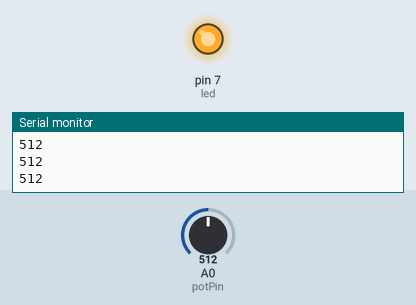
The sketch below on a simulated Arduino Uno, built with avr-gcc and run on an emulated ATmega328P. On the bench: output pins drawn as LEDs (lit = HIGH), the last lines printed to the serial monitor. The test bench sets the inputs (shaded band); at power-on: A0 (potPin) = 512.

Above: at 1.3 s.
1.4 s: A0 (potPin) set to 139
2.9 s: A0 (potPin) set to 115
At 4.0 s:
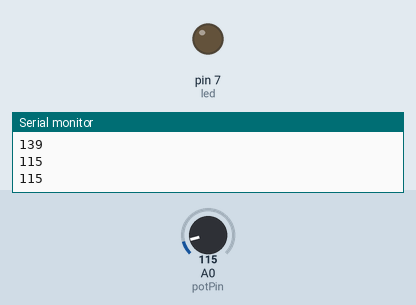
4.5 s: A0 (potPin) set to 306
At 5.2 s:
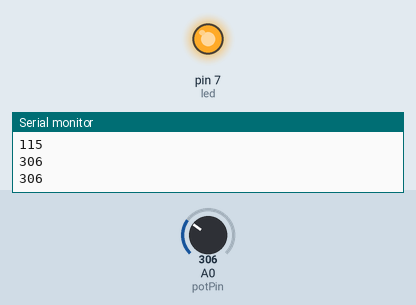
6.0 s: A0 (potPin) set to 122
At 6.4 s:
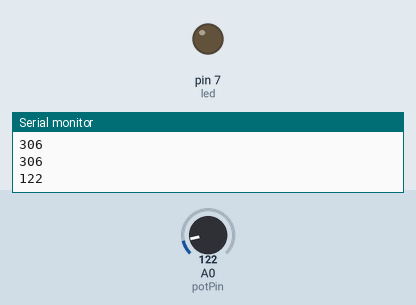
Timing chart, 0 to 8.5 s (numbered marks = the images above; inputs shaded):
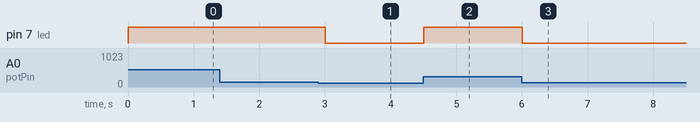

The sketch:

Lectura_Analogica.ino
```cpp
byte led=7;
int potPin = 0;
void setup()
{
Serial.begin(9600);
pinMode(led,OUTPUT);
}
void loop()
{
int reading = analogRead(potPin);
Serial.println(reading);
analogWrite(led,reading);
delay(500);
}
```

Measured:
- the behaviour switches between 128 and 127 on A0 (potPin) (found by bisection; images 0 and 1)
- after the input at 2.9 s, pin 7 (led): HIGH → LOW after 0.10 s
- after the input at 4.5 s, pin 7 (led): LOW → HIGH at once
- after the input at 6.0 s, pin 7 (led): HIGH → LOW at once
